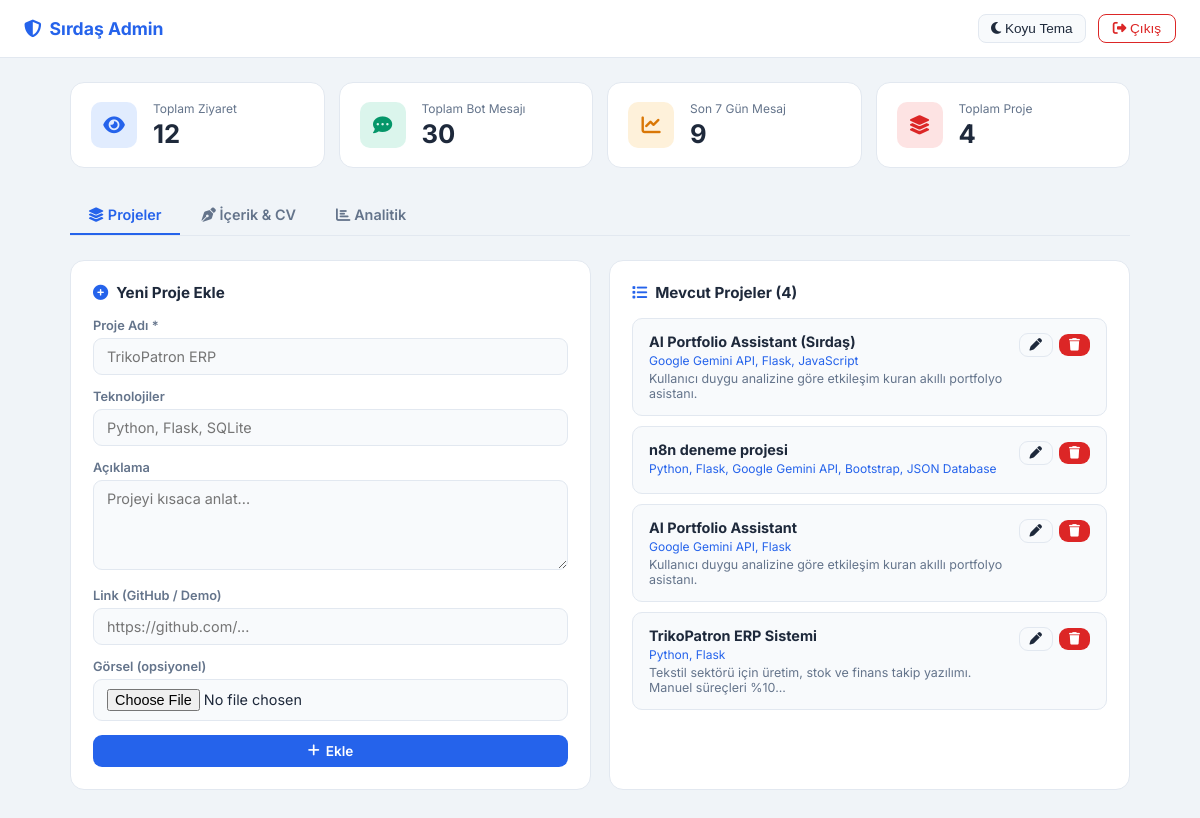
Screenshot of /yonetici (signed in) with the database file from the repository.
### models.py (models this page shows, shortened)
class Setting(db.Model):
    id = db.Column(db.Integer, primary_key=True)
    key = db.Column(db.String(50), unique=True, nullable=False)
    value = db.Column(db.Text, nullable=True)

class Project(db.Model):
    id = db.Column(db.Integer, primary_key=True)
    baslik = db.Column(db.String(150), nullable=False)
    teknolojiler = db.Column(db.String(250), nullable=True)
    aciklama = db.Column(db.Text, nullable=True)
    link = db.Column(db.String(250), nullable=True)
    gorsel = db.Column(db.String(250), nullable=True)

### routes/admin.py (the view)
@admin_bp.route('/yonetici')
@login_required
def admin_paneli():
    projeler = Project.query.order_by(Project.id.desc()).all()
    cv_data = get_settings(use_cache=False)  # Admin her zaman taze veri görmeli
    for k in ("sayfa_goruntulenme", "toplam_mesaj"):
        cv_data.setdefault(k, "0")
    yedi_gun_once = datetime.utcnow() - timedelta(days=7)
    haftalik_mesaj = ChatLog.query.filter(ChatLog.tarih >= yedi_gun_once).count()
    son_mesajlar = (
        ChatLog.query
        .order_by(ChatLog.tarih.desc())
        .limit(20)
        .all()
    )
    populer_gorsel = (
        db.session.query(
            ChatLog.gorsel_turu,
            db.func.count(ChatLog.gorsel_turu).label('sayi')
        )
        .group_by(ChatLog.gorsel_turu)
        .order_by(db.text('sayi DESC'))
        .limit(6)
        .all()
    )
    return render_template(
        'admin.html',
        projeler=[
            {
                "id": p.id, "baslik": p.baslik,
                "teknolojiler": p.teknolojiler,
                "aciklama": p.aciklama,
                "link": p.link, "gorsel": p.gorsel,
            }
            for p in projeler
        ],
        cv_data=cv_data,
        haftalik_mesaj=haftalik_mesaj,
        son_mesajlar=son_mesajlar,
        populer_gorsel=populer_gorsel,
    )

### models.py (called while the page is built)
@login_manager.user_loader
def load_user(user_id):
    return User.query.get(int(user_id))

### routes/auth.py (called while the page is built)
def csrf_token_uret():
    token = session.get("_csrf_token")
    if not token:
        token = secrets.token_urlsafe(32)
        session["_csrf_token"] = token
    return token

### utils.py (called while the page is built)
def get_settings(use_cache: bool = True) -> dict:
    if use_cache:
        cached = _cache_manager.get('settings')
        if cached is not None:
            return cached
    try:
        result = {s.key: s.value for s in Setting.query.all()}
    except Exception as e:
        current_app.logger.warning("get_settings DB Hatası: %s", e)
        result = {}
    if use_cache:
        _cache_manager.set('settings', result, ttl=300)
    return result

### templates/admin.html (shortened to what this page needs)
<!DOCTYPE html>
<html lang="tr" data-theme="dark">
<head>
<link href="https://cdnjs.cloudflare.com/ajax/libs/font-awesome/6.4.0/css/all.min.css" rel="stylesheet">
</head>
<body>
<div class="topbar">
  <div class="topbar-brand"><i class="fas fa-shield-alt"></i>Sırdaş Admin</div>
  <div class="topbar-right">
    <button class="theme-btn" onclick="toggleTheme()" id="themeBtn"> Açık Tema</button>
    <form action="/logout" method="POST" style="margin:0">
      <button type="submit" class="logout-btn"><i class="fas fa-sign-out-alt"></i> Çıkış</button>
    </form>
  </div>
</div>
<div class="container">
  <div class="stats">
    <div class="stat-card">
      <div class="stat-icon blue"><i class="fas fa-eye"></i></div>
      <div><div class="stat-label">Toplam Ziyaret</div>
        <div class="stat-val">{{ cv_data.sayfa_goruntulenme|default('0') }}</div></div>
    </div>
    <div class="stat-card">
      <div class="stat-icon green"><i class="fas fa-comment-dots"></i></div>
      <div><div class="stat-label">Toplam Bot Mesajı</div>
        <div class="stat-val">{{ cv_data.toplam_mesaj|default('0') }}</div></div>
    </div>
    <div class="stat-card">
      <div class="stat-icon warn"><i class="fas fa-chart-line"></i></div>
      <div><div class="stat-label">Son 7 Gün Mesaj</div>
        <div class="stat-val">{{ haftalik_mesaj|default('0') }}</div></div>
    </div>
    <div class="stat-card">
      <div class="stat-icon red"><i class="fas fa-layer-group"></i></div>
      <div><div class="stat-label">Toplam Proje</div>
        <div class="stat-val">{{ projeler|length }}</div></div>
    </div>
  </div>
  <div class="tabs">
    <button class="tab-btn active" onclick="switchTab('projeler',this)"><i class="fas fa-layer-group"></i> Projeler</button>
    <button class="tab-btn" onclick="switchTab('icerik',this)"><i class="fas fa-pen-nib"></i> İçerik & CV</button>
    <button class="tab-btn" onclick="switchTab('analitik',this)"><i class="fas fa-chart-bar"></i> Analitik</button>
  </div>
  <div class="tab-pane active" id="tab-projeler">
    <div class="grid2">
      <div class="card">
        <div class="card-title"><i class="fas fa-plus-circle"></i>Yeni Proje Ekle</div>
        <form action="/proje_ekle" method="POST" enctype="multipart/form-data">
          <div class="form-group"><label>Proje Adı *</label>
            <input type="text" name="baslik" class="form-control" placeholder="TrikoPatron ERP" required></div>
          <div class="form-group"><label>Teknolojiler</label>
            <input type="text" name="teknolojiler" class="form-control" placeholder="Python, Flask, SQLite"></div>
          <div class="form-group"><label>Açıklama</label>
            <textarea name="aciklama" class="form-control" placeholder="Projeyi kısaca anlat..."></textarea></div>
          <div class="form-group"><label>Link (GitHub / Demo)</label>
            <input type="text" name="link" class="form-control" placeholder="https://github.com/..."></div>
          <div class="form-group"><label>Görsel (opsiyonel)</label>
            <input type="file" name="foto" class="form-control" accept="image/*"></div>
          <button type="submit" class="btn btn-primary btn-block"><i class="fas fa-plus"></i> Ekle</button>
        </form>
      </div>
      <div class="card">
        <div class="card-title"><i class="fas fa-list"></i>Mevcut Projeler ({{ projeler|length }})</div>
        <div class="proje-list">
          {% for p in projeler %}
          <div class="proje-item">
            <div class="proje-info">
              <h6>{{ p.baslik }}</h6>
              <div class="tech">{{ p.teknolojiler }}</div>
              <div class="desc">{{ (p.aciklama or '')[:80] }}{% if (p.aciklama or '')|length > 80 %}...{% endif %}</div>
            </div>
            <div class="proje-actions">
              <button class="btn btn-outline btn-sm" onclick="openEdit({{ p.id }},'{{ p.baslik|e }}','{{ p.teknolojiler|e }}',`{{ p.aciklama|e }}`,`{{ p.link|e }}`)">
                <i class="fas fa-pen"></i>
              </button>
              <form action="/proje_sil/{{ p.id }}" method="POST" onsubmit="return confirm('Silinsin mi?')">
                <button type="submit" class="btn btn-danger btn-sm"><i class="fas fa-trash"></i></button>
              </form>
            </div>
          </div>
          {% else %}
          <div class="empty"><i class="fas fa-inbox"></i><br>Henüz proje eklenmemiş.</div>
          {% endfor %}
        </div>
      </div>
    </div>
  </div>
</div>
</body>
</html>

### templates/admin.html (style rules this page uses)
:root[data-theme="light"] { --bg:#f0f4f8;--surface:#ffffff;--surface2:#f8fafc;--border:#e2e8f0; --text:#1e293b;--muted:#64748b;--accent:#2563eb;--accent2:#059669; --danger:#dc2626;--warn:#d97706;--shadow:rgba(0,0,0,.08); }
* { box-sizing:border-box;margin:0;padding:0 }
body { background:var(--bg);color:var(--text);font-family:'Inter',sans-serif;min-height:100vh }
.topbar { background:var(--surface);border-bottom:1px solid var(--border);padding:14px 24px; display:flex;align-items:center;justify-content:space-between;position:sticky;top:0;z-index:100 }
.topbar-brand { font-size:1.1rem;font-weight:700;color:var(--accent);display:flex;align-items:center;gap:8px }
.topbar-right { display:flex;align-items:center;gap:12px }
.theme-btn { background:var(--surface2);border:1px solid var(--border);color:var(--text); padding:6px 12px;border-radius:8px;cursor:pointer;font-size:.85rem;transition:.2s }
.logout-btn { background:none;border:1px solid var(--danger);color:var(--danger); padding:6px 14px;border-radius:8px;cursor:pointer;font-size:.85rem;transition:.2s }
.container { max-width:1100px;margin:0 auto;padding:24px 20px }
.stats { display:grid;grid-template-columns:repeat(auto-fit,minmax(200px,1fr));gap:14px;margin-bottom:28px }
.stat-card { background:var(--surface);border:1px solid var(--border);border-radius:14px; padding:18px 20px;display:flex;align-items:center;gap:16px;transition:.2s }
.stat-icon { width:46px;height:46px;border-radius:10px;display:flex;align-items:center; justify-content:center;font-size:1.2rem;flex-shrink:0 }
.stat-icon.blue { background:rgba(59,130,246,.15);color:var(--accent) }
.stat-icon.green { background:rgba(16,185,129,.15);color:var(--accent2) }
.stat-icon.warn { background:rgba(245,158,11,.15);color:var(--warn) }
.stat-icon.red { background:rgba(239,68,68,.15);color:var(--danger) }
.stat-label { font-size:.75rem;color:var(--muted);margin-bottom:2px }
.stat-val { font-size:1.6rem;font-weight:700 }
.tabs { display:flex;gap:4px;border-bottom:1px solid var(--border);margin-bottom:24px }
.tab-btn { background:none;border:none;color:var(--muted);padding:10px 18px;cursor:pointer; font-size:.9rem;font-weight:600;border-bottom:2px solid transparent;transition:.2s;font-family:'Inter',sans-serif }
.tab-btn.active { color:var(--accent);border-bottom-color:var(--accent) }
.tab-pane { display:none }
.tab-pane.active { display:block }
.card { background:var(--surface);border:1px solid var(--border);border-radius:14px;padding:22px;margin-bottom:18px }
.card-title { font-size:.95rem;font-weight:700;margin-bottom:16px;display:flex;align-items:center;gap:8px }
.card-title i { color:var(--accent) }
.form-group { margin-bottom:14px }
.form-group label { display:block;font-size:.8rem;color:var(--muted);margin-bottom:5px;font-weight:600 }
.form-control { width:100%;background:var(--surface2);border:1px solid var(--border); color:var(--text);border-radius:9px;padding:9px 13px;font-size:.9rem;font-family:'Inter',sans-serif;transition:.2s }
textarea.form-control { resize:vertical;min-height:90px }
.btn { display:inline-flex;align-items:center;gap:6px;padding:8px 16px;border-radius:9px; border:none;cursor:pointer;font-size:.85rem;font-weight:600;font-family:'Inter',sans-serif;transition:.2s }
.btn-primary { background:var(--accent);color:#fff }
.btn-danger { background:var(--danger);color:#fff }
.btn-outline { background:none;border:1px solid var(--border);color:var(--text) }
.btn-sm { padding:5px 10px;font-size:.78rem }
.btn-block { width:100%;justify-content:center }
.proje-list { display:flex;flex-direction:column;gap:10px }
.proje-item { background:var(--surface2);border:1px solid var(--border);border-radius:10px; padding:14px 16px;display:flex;align-items:flex-start;justify-content:space-between;gap:12px }
.proje-info h6 { font-size:.9rem;font-weight:700;margin-bottom:3px }
.proje-info .tech { font-size:.75rem;color:var(--accent);margin-bottom:3px }
.proje-info .desc { font-size:.78rem;color:var(--muted) }
.proje-actions { display:flex;gap:6px;flex-shrink:0 }
.grid2 { display:grid;grid-template-columns:1fr 1fr;gap:18px }

### rows the page displays
Setting: sayfa_goruntulenme "12"
Setting: toplam_mesaj "30"
Project: baslik "AI Portfolio Assistant (Sırdaş)", teknolojiler "Google Gemini API, Flask, JavaScript", aciklama "Kullanıcı duygu analizine göre etkileşim kuran akıllı portfolyo asistanı."
Project: baslik "n8n deneme projesi", teknolojiler "Python, Flask, Google Gemini API, Bootstrap, JSON Database"
Project: baslik "AI Portfolio Assistant", teknolojiler "Google Gemini API, Flask", aciklama "Kullanıcı duygu analizine göre etkileşim kuran akıllı portfolyo asistanı."
Project: baslik "TrikoPatron ERP Sistemi", teknolojiler "Python, Flask", aciklama "Tekstil sektörü için üretim, stok ve finans takip yazılımı. Manuel süreçleri %10"

### other values shown
{{ haftalik_mesaj|default('0') }} "9"
{{ projeler|length }} "4"
